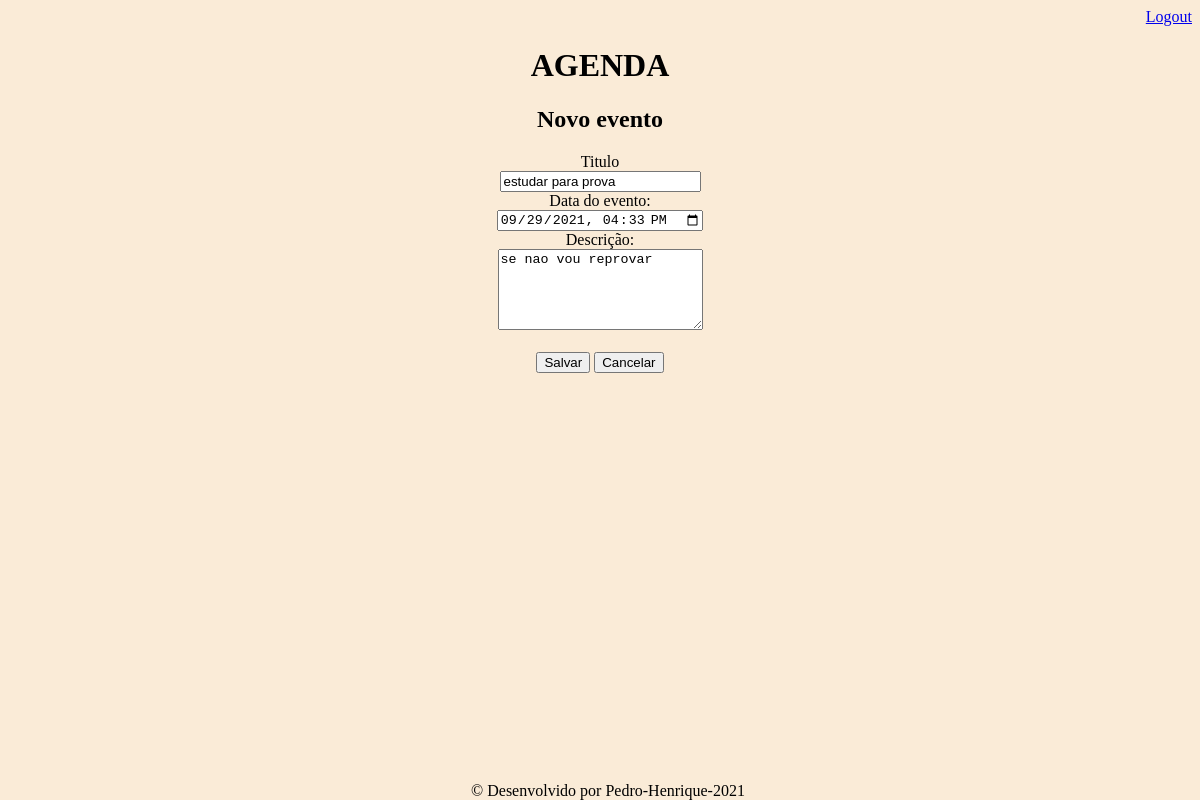
Page /agenda/evento/?id=6 (signed in) on the committed database.
### core/models.py (models this page shows, shortened)
class Evento(models.Model):
    titulo = models.CharField(max_length=100)
    descricao = models.TextField(blank=True,null=True)
    dataEvemto = models.DateTimeField()
    dataCriacao = models.DateTimeField(auto_now=True)
    usuario = models.ForeignKey(User, on_delete=models.CASCADE)
    class Meta:
        db_table = 'evento'
    def getDataInputEvento(self):
        return self.dataEvemto.strftime('%Y-%m-%dT%H:%M')

### core/views.py (the view)
# urls.py: path('agenda/evento/',views.evento),
@login_required(login_url='/login/')
def evento(request):
    id_evento = request.GET.get('id')
    dados = {}
    if id_evento:
        dados['evento'] = Evento.objects.get(id=id_evento)
    return render(request,'evento.html',dados)

### templates/evento.html (shortened to what this page needs)
{% extends "model-page.html" %}
{% block content %}
    <h2>Novo evento</h2>
    <form action="submit" method="post">{% csrf_token%}
        <label>Titulo</label>
        <br>
        <input type="text" name="titulo" size="22" value="{{ evento.titulo }}">
        <br>
        <label>Data do evento:</label>
        <br>
        <input type="datetime-local" name="data" value="{{ evento.getDataInputEvento }}">
        <br>
        <label>Descrição:</label>
        <br>
        <textarea name="descricao" rows="5" cols="23">{{ evento.descricao }}</textarea>
        <br>
        <br>
        <button type="submit">Salvar</button>
        <a href="/">
           <button type="button">Cancelar</button>
        </a>
    </form>
{% endblock %}

### static/css/estilo.css (style rules this page uses)
body { background-color: antiquewhite; text-align:center; }

### rows in the picture
Evento: titulo "estudar para prova", data "09/29/2021 16:33", descricao "se nao vou reprovar"
